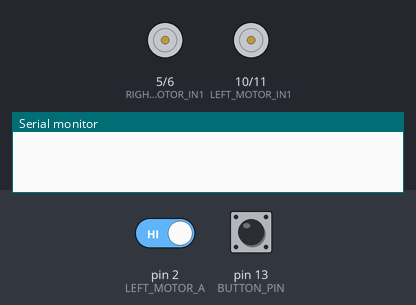
The sketch below on a simulated Arduino Mega 2560, built with avr-gcc and run on an emulated ATmega2560. On the bench: motor-driver pin pairs drawn as motors (green arrow = first pin HIGH = forward, orange = second pin HIGH = backward, longer = more drive, scaled by the enable pin), the last lines printed to the serial monitor. The inputs (shaded band) are chosen by the test bench; at power-on: pin 13 (BUTTON_PIN) HIGH, pin 2 (LEFT_MOTOR_A) HIGH.

Above: at 1.2 s.
1.3 s: pin 13 (BUTTON_PIN) pulled LOW for 0.15 s
At 2.7 s:
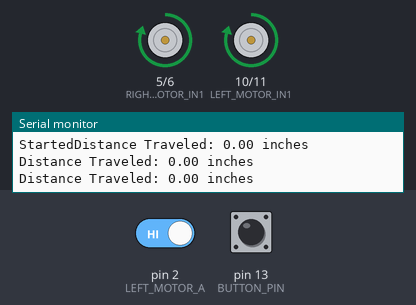
3.0 s: pin 13 (BUTTON_PIN) pulled LOW for 1 s
5.5 s: pin 13 (BUTTON_PIN) pulsed LOW 5 times (0.12 s each, 0.3 s apart)
8.5 s: pin 2 (LEFT_MOTOR_A) driven LOW and pin 13 (BUTTON_PIN) driven LOW
Timing chart, 0 to 11.5 s (numbered marks = the images above; inputs shaded):
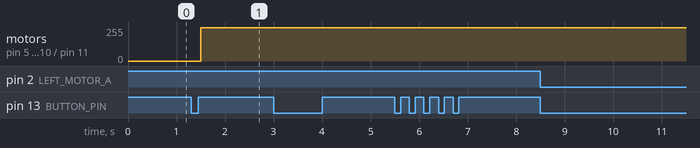

The sketch:

ev.ino
```cpp
// Define motor control pins
#define LEFT_MOTOR_IN1 10
#define LEFT_MOTOR_IN2 11
#define LEFT_MOTOR_ENABLE 12

#define LEFT_MOTOR_A 2
#define LEFT_MOTOR_B 3

#define RIGHT_MOTOR_IN1 5
#define RIGHT_MOTOR_IN2 6
#define RIGHT_MOTOR_ENABLE 7

#define RIGHT_MOTOR_A 8
#define RIGHT_MOTOR_B 9

#define BUTTON_PIN 13

bool motorRunning = false; // Motor state
volatile long pulseCount = 0;  // Count encoder pulses
#define PULSES_PER_REV 600  // Number of pulses per wheel revolution
#define WHEEL_DIAMETER_INCHES 1.0  // Wheel diameter in inches

void  countPulses() {
    pulseCount++;
}
void distanceCalculate() {
    // Calculate distance traveled
    float wheelCircumference = WHEEL_DIAMETER_INCHES * 3.14159;  // π * diameter
    float distanceTraveled = (pulseCount / (float)PULSES_PER_REV) * wheelCircumference;
    Serial.print("Distance Traveled: ");
    Serial.print(distanceTraveled);
    Serial.println(" inches");

    delay(500);  // Update every 500ms
}

void setup() {
    pinMode(LEFT_MOTOR_IN1, OUTPUT);
    pinMode(LEFT_MOTOR_IN2, OUTPUT);
    pinMode(LEFT_MOTOR_ENABLE, OUTPUT);

    pinMode(LEFT_MOTOR_A, INPUT_PULLUP);
    pinMode(LEFT_MOTOR_B, INPUT_PULLUP);

    pinMode(RIGHT_MOTOR_IN1, OUTPUT);
    pinMode(RIGHT_MOTOR_IN2, OUTPUT);
    pinMode(RIGHT_MOTOR_ENABLE, OUTPUT);

    pinMode(RIGHT_MOTOR_A, INPUT_PULLUP);
    pinMode(RIGHT_MOTOR_B, INPUT_PULLUP);

    pinMode(BUTTON_PIN, INPUT_PULLUP); // Use internal pull-up resistor

    attachInterrupt(digitalPinToInterrupt(LEFT_MOTOR_A), countPulses, RISING);
    Serial.begin(9600);
}


void loop() {
    if (digitalRead(BUTTON_PIN) == LOW) { // Button pressed
        delay(200);
        Serial.print("Started");
        digitalWrite(LEFT_MOTOR_IN1, HIGH);
        digitalWrite(LEFT_MOTOR_IN2, LOW);
        digitalWrite(RIGHT_MOTOR_IN1, HIGH);
        digitalWrite(RIGHT_MOTOR_IN2, LOW);
        analogWrite(LEFT_MOTOR_ENABLE, 250);
        analogWrite(RIGHT_MOTOR_ENABLE, 250);
        while (digitalRead(BUTTON_PIN) == HIGH) {
          distanceCalculate();
        }
    }

}
```

Drive.h
```cpp
#ifndef DRIVE_H
#define DRIVE_H
#include <Arduino.h>

struct MotorPins {
    int forwardPin;
    int backwardPin;
    int pwmPin;
};
struct SensorPins {
    int trigPin;
    int echoPin;
};

class Drive {
public:
    Drive(const SensorPins& frontSensorPins,
    const SensorPins& rearSensorPins,
    const SensorPins& rightSensorPins,
    const SensorPins& leftSensorPins,
    const MotorPins& leftMotor,
    const MotorPins& rightMotor);

    void begin();
    void stop();

    void driveForward(float speed);
    void turnRight(float speed);
    void turnLeft(float speed);

    float distance;
    float getDistance(SensorPins sensorLocation);

private:

    SensorPins frontSensorPins;
    SensorPins rearSensorPins;
    SensorPins rightSensorPins;
    SensorPins leftSensorPins;

    MotorPins leftMotor;
    MotorPins rightMotor;
};
#endif
```

Mecanum.h
```cpp
#ifndef MECANUM_H
#define MECANUM_H

#include <Arduino.h>

struct MotorPins {
    int forwardPin;
    int backwardPin;
};
struct SensorPins {
    int trigPin;
    int echoPin;
};

class Mecanum {
public:
    // Constructor
    Mecanum(const SensorPins& frontSensorPins,
    const SensorPins& rearSensorPins,
    const SensorPins& rightSensorPins,
    const SensorPins& leftSensorPins,
    const MotorPins& frontLeft,
    const MotorPins& frontRight,
    const MotorPins& rearLeft,
    const MotorPins& rearRight);

    // Initialization
    void begin();

    // Movement functions (maybe)
    //void drive(float x, float y, float rotation); // x: strafing, y: forward/backward, rotation: turning
    void driveForward(float speed);
    void driveBackward(float speed);
    void driveLeft(float speed);
    void driveRight(float speed);


    // Stops all motors
    void stop();

    float distance;

    // Helper to constrain motor speed
    //float constrainSpeed(float speed);
    float getDistance(SensorPins sensorLocation);

private:
    // Private helper functions
    //void setMotorSpeed(const MotorPins& motor, float speed);
    // Sensor pins
    SensorPins frontSensorPins;
    SensorPins rearSensorPins;
    SensorPins rightSensorPins;
    SensorPins leftSensorPins;
    // Motor pins
    MotorPins frontLeftMotor;
    MotorPins frontRightMotor;
    MotorPins rearLeftMotor;
    MotorPins rearRightMotor;

};

#endif
```

Drive.cpp
```cpp
#include <Drive.h>

// Constructor: Initializes the Drive object with sensor and motor pin configurations
Drive::Drive(const SensorPins& frontSensorPins,
    const SensorPins& rearSensorPins,
    const SensorPins& rightSensorPins,
    const SensorPins& leftSensorPins,
    const MotorPins& leftMotor,
    const MotorPins& rightMotor)
        : frontSensorPins(frontSensorPins),
        rearSensorPins(rearSensorPins),
        rightSensorPins(rightSensorPins),
        leftSensorPins(leftSensorPins),
        leftMotor(leftMotor),
        rightMotor(rightMotor) {}

// Sets pin modes for all sensors and motors
void Drive::begin() {
    pinMode(frontSensorPins.trigPin, OUTPUT); // Sets the trigPin as an Output
    pinMode(frontSensorPins.echoPin, INPUT); // Sets the echoPin as an Input

    pinMode(rearSensorPins.trigPin, OUTPUT); // Sets the trigPin as an Output
    pinMode(rearSensorPins.echoPin, INPUT); // Sets the echoPin as an Input

    pinMode(rightSensorPins.trigPin, OUTPUT); // Sets the trigPin as an Output
    pinMode(rightSensorPins.echoPin, INPUT); // Sets the echoPin as an Input

    pinMode(leftSensorPins.trigPin, OUTPUT); // Sets the trigPin as an Output
    pinMode(leftSensorPins.echoPin, INPUT); // Sets the echoPin as an Input

    pinMode(leftMotor.forwardPin, OUTPUT);
    pinMode(leftMotor.backwardPin, OUTPUT);
    pinMode(leftMotor.pwmPin, OUTPUT);

    pinMode(rightMotor.forwardPin, OUTPUT);
    pinMode(rightMotor.backwardPin, OUTPUT);
    pinMode(rightMotor.pwmPin, OUTPUT);
}

// Stops both motors immediately by writing zero PWM to all control pins
void Drive::stop() {
    analogWrite(leftMotor.forwardPin, 0);
    analogWrite(leftMotor.backwardPin, 0);
    analogWrite(leftMotor.pwmPin, 0);

    analogWrite(rightMotor.forwardPin, 0);
    analogWrite(rightMotor.backwardPin, 0);
    analogWrite(rightMotor.pwmPin, 0);
}

// Drives the robot forward at a given speed until an obstacle is within 6 cm distance
void Drive::driveForward(float speed) {
    int counter = 0;
    analogWrite(leftMotor.forwardPin, speed);
    analogWrite(rightMotor.forwardPin, speed);
    Serial.print("Driving forward");
    // Continuously check front sensor distance
    while(true) {
        float dist = Drive::getDistance(frontSensorPins);
        Serial.print(dist);
        if (dist <= 6) {
            counter++;
            if (counter >= 5) {
                Drive::stop();
                break;
            }
        }
    }
}

// Turns the robot right by running only the left motor forward for a set time
void Drive::turnRight(float speed) {
    analogWrite(leftMotor.forwardPin, speed);
    analogWrite(rightMotor.forwardPin, 0);
    delay(5000);
    analogWrite(leftMotor.forwardPin, 0);
}

// Turns the robot left by running only the right motor forward for a set time
void Drive::turnLeft(float speed) {
    analogWrite(rightMotor.forwardPin, speed);
    analogWrite(leftMotor.forwardPin, 0);
    delay(5000);
    analogWrite(rightMotor.forwardPin, 0);

}

// Measures and returns the distance from a specific ultrasonic sensor
float Drive::getDistance(SensorPins sensorLocation) {
// Send a 10-microsecond pulse to the trigger pin
  digitalWrite(sensorLocation.trigPin, LOW);
  delayMicroseconds(2);
  digitalWrite(sensorLocation.trigPin, HIGH);
  delayMicroseconds(10);
  digitalWrite(sensorLocation.trigPin, LOW);

  // Measure the duration of the echo pulse
  long duration = pulseIn(sensorLocation.echoPin, HIGH);

  // Convert the duration to distance (cm)
  distance = duration * 0.034 / 2;
  //Serial.println(distance);
  return distance;

}
```

Mecanum.cpp
```cpp
#include <Mecanum.h>

Mecanum::Mecanum(const SensorPins& frontSensorPins,
const SensorPins& rearSensorPins,
const SensorPins& rightSensorPins,
const SensorPins& leftSensorPins,
const MotorPins& frontLeft,
const MotorPins& frontRight,
const MotorPins& rearLeft,
const MotorPins& rearRight)
    : frontSensorPins(frontSensorPins),
    rearSensorPins(rearSensorPins),
    rightSensorPins(rightSensorPins),
    leftSensorPins(leftSensorPins),
    frontLeftMotor(frontLeft),
    frontRightMotor(frontRight),
    rearLeftMotor(rearLeft),
    rearRightMotor(rearRight) {}
//Begin method
void Mecanum::begin() {
    pinMode(frontLeftMotor.forwardPin,OUTPUT);
    pinMode(frontLeftMotor.backwardPin,OUTPUT);

    pinMode(frontRightMotor.forwardPin,OUTPUT);
    pinMode(frontRightMotor.backwardPin,OUTPUT);

    pinMode(rearLeftMotor.forwardPin,OUTPUT);
    pinMode(rearLeftMotor.backwardPin,OUTPUT);

    pinMode(rearRightMotor.forwardPin,OUTPUT);
    pinMode(rearRightMotor.backwardPin,OUTPUT);

    pinMode(frontSensorPins.trigPin, OUTPUT); // Sets the trigPin as an Output
    pinMode(frontSensorPins.echoPin, INPUT); // Sets the echoPin as an Input

    pinMode(rearSensorPins.trigPin, OUTPUT); // Sets the trigPin as an Output
    pinMode(rearSensorPins.echoPin, INPUT); // Sets the echoPin as an Input

    pinMode(rightSensorPins.trigPin, OUTPUT); // Sets the trigPin as an Output
    pinMode(rightSensorPins.echoPin, INPUT); // Sets the echoPin as an Input

    pinMode(leftSensorPins.trigPin, OUTPUT); // Sets the trigPin as an Output
    pinMode(leftSensorPins.echoPin, INPUT); // Sets the echoPin as an Input
}
// Drive method based on coordinates x and y
/*void Mecanum::drive(float x, float y, float rotation) {
    // Calculate motor speeds based on x, y, and rotation
    float frontLeftSpeed = y + x + rotation;
    float frontRightSpeed = y - x - rotation;
    float rearLeftSpeed = y - x + rotation;
    float rearRightSpeed = y + x - rotation;

    // Constrain speeds to valid range
    frontLeftSpeed = constrainSpeed(frontLeftSpeed);
    frontRightSpeed = constrainSpeed(frontRightSpeed);
    rearLeftSpeed = constrainSpeed(rearLeftSpeed);
    rearRightSpeed = constrainSpeed(rearRightSpeed);

    // Set motor speeds
    setMotorSpeed(frontLeftMotor, frontLeftSpeed);
    setMotorSpeed(frontRightMotor, frontRightSpeed);
    setMotorSpeed(rearLeftMotor, rearLeftSpeed);
    setMotorSpeed(rearRightMotor, rearRightSpeed);
}*/

// Drive in each direction
void Mecanum::driveForward(float speed) {
    int counter = 0;

    analogWrite(frontLeftMotor.forwardPin,speed);
    analogWrite(frontRightMotor.forwardPin,speed);
    analogWrite(rearLeftMotor.forwardPin,speed);
    analogWrite(rearRightMotor.forwardPin,speed);
    Serial.println("Driving forward");
    Serial.println("Motor speeds:");
    Serial.println(speed);
    while (true) {
        float dist = Mecanum::getDistance(frontSensorPins);
        if (dist <= 6) {
            counter++;
            if (counter >= 5) {
                Mecanum::stop();
                break;
            }
        }
    }
}
void Mecanum::driveBackward(float speed) {
    int counter = 0;

    analogWrite(frontLeftMotor.backwardPin,speed);
    analogWrite(frontRightMotor.backwardPin,speed);
    analogWrite(rearLeftMotor.backwardPin,speed);
    analogWrite(rearRightMotor.backwardPin,speed);
    Serial.println("Driving backward");
    while (true) {
        float dist = Mecanum::getDistance(rearSensorPins);
        if (dist <= 6) {
            counter++;
            if (counter >= 5) {
                Mecanum::stop();
                break;
            }
        }
    }
}
void Mecanum::driveLeft(float speed) {
    int counter = 0;

    analogWrite(frontLeftMotor.backwardPin,speed);
    analogWrite(frontRightMotor.forwardPin,speed);
    analogWrite(rearLeftMotor.forwardPin,speed);
    analogWrite(rearRightMotor.backwardPin,speed);
    Serial.println("Driving left");

    while (true) {
        float dist = Mecanum::getDistance(leftSensorPins);
        if (dist <= 6) {
            counter++;
            if (counter >= 5) {
                Mecanum::stop();
                break;
            }
        }
    }
}
void Mecanum::driveRight(float speed) {
    int counter = 0;

    analogWrite(frontLeftMotor.forwardPin,speed);
    analogWrite(frontRightMotor.backwardPin,speed);
    analogWrite(rearLeftMotor.backwardPin,speed);
    analogWrite(rearRightMotor.forwardPin,speed);
    Serial.println("Driving right");
    while (true) {
        float dist = Mecanum::getDistance(rightSensorPins);
        if (dist <= 6) {
            counter++;
            if (counter >= 5) {
                Mecanum::stop();
                break;
            }
        }
    }
}

//Set all motor speed to 0 and distance far
void Mecanum::stop() {
    analogWrite(frontLeftMotor.forwardPin,0);
    analogWrite(frontRightMotor.forwardPin,0);
    analogWrite(rearLeftMotor.forwardPin,0);
    analogWrite(rearRightMotor.forwardPin,0);
    //distance = 100;
    //Serial.println("Motors stopped");
}

// Function to get distance from ultrasonic sensor
float Mecanum::getDistance(SensorPins sensorLocation) {
  // Send a 10-microsecond pulse to the trigger pin
  digitalWrite(sensorLocation.trigPin, LOW);
  delayMicroseconds(2);
  digitalWrite(sensorLocation.trigPin, HIGH);
  delayMicroseconds(10);
  digitalWrite(sensorLocation.trigPin, LOW);

  // Measure the duration of the echo pulse
  long duration = pulseIn(sensorLocation.echoPin, HIGH);

  // Convert the duration to distance (cm)
  distance = duration * 0.034 / 2;
  //Serial.println(distance);
  return distance;
}
```

main.cpp
```cpp
#include <Arduino.h>
#include <Drive.h>
//Define pins
#define BUTTON_PIN 13
SensorPins frontSensorPins = {52,53};
SensorPins rearSensorPins = {48,49};
SensorPins rightSensorPins = {50,51};
SensorPins leftSensorPins = {46,47};
MotorPins leftMotor = {6,5,7};
MotorPins rightMotor = {10,9,11};

//Drivetrain object
Drive drivetrain(frontSensorPins,
    rearSensorPins,
    rightSensorPins,
    leftSensorPins,
    leftMotor,
    rightMotor
    );

//Initialization
void setup() {
    pinMode(BUTTON_PIN, INPUT_PULLUP);
    drivetrain.begin();
    Serial.begin(9600);
}

//Main loops
void loop() {
    //Start driving when the button is pressed
    if (digitalRead(BUTTON_PIN) == LOW) {
        delay(500);
        Serial.println("Button pressed");
        drivetrain.driveForward(250);
        drivetrain.turnLeft(250);
        drivetrain.turnRight(250);

    }
}
```

motorTest.cpp
```cpp
#include <Arduino.h>

const int forwardBackLeftPin = 9;
const int backwardBackLeftPin = 8;
const int forwardBackRightPin = 12;
const int backwardBackRightPin = 13;

const int trigPin = 7;
const int echoPin = 6;


const int delayTime = 2000;

void setup() {
  // put your setup code here, to run once:
  pinMode(forwardBackLeftPin,OUTPUT); // Set backleft motor FORWARD pin
  pinMode(backwardBackLeftPin,OUTPUT); // Set backleft motor BACKWARD pin
  pinMode(forwardBackRightPin,OUTPUT); // Set backright motor FORWARD pin
  pinMode(backwardBackRightPin,OUTPUT); // Set backright motor BACKWARD pin
  pinMode(trigPin, OUTPUT); // Sets the trigPin as an Output
  pinMode(echoPin, INPUT); // Sets the echoPin as an Input
  Serial.begin(9600); // Starts the serial communication

}

void loop() {
  // put your main code here, to run repeatedly:
  digitalWrite(forwardBackLeftPin,LOW);
  digitalWrite(backwardBackLeftPin,LOW);
  digitalWrite(forwardBackRightPin,LOW);
  digitalWrite(backwardBackRightPin,LOW);
  delay(delayTime);

  digitalWrite(forwardBackLeftPin,HIGH);
  digitalWrite(backwardBackLeftPin,LOW);
  digitalWrite(forwardBackRightPin,HIGH);
  digitalWrite(backwardBackRightPin,LOW);
  delay(delayTime);

  digitalWrite(forwardBackLeftPin,LOW);
  digitalWrite(backwardBackLeftPin,LOW);
  digitalWrite(forwardBackRightPin,LOW);
  digitalWrite(backwardBackRightPin,LOW);
  delay(delayTime);

  digitalWrite(forwardBackLeftPin,LOW);
  digitalWrite(backwardBackLeftPin,HIGH);
  digitalWrite(forwardBackRightPin,LOW);
  digitalWrite(backwardBackRightPin,HIGH);
  delay(delayTime);

}

// put function definitions here:
```

main.cpp
```cpp
#include <Arduino.h>
const int frontLeftPos = 4;
const int frontLeftNeg=5;
const int frontRightPos=2;
const int frontRightNeg=3;
const int rearLeftPos=8;
const int rearLeftNeg=9;
const int rearRightPos=7;
const int rearRightNeg=6;

const int buttonPin = 31;
int buttonState = 0;
const int delayTime = 2000;

void setup() {
  // put your setup code here, to run once:
  pinMode(frontLeftPos,OUTPUT);
  pinMode(frontLeftNeg,OUTPUT);
  pinMode(frontRightPos,OUTPUT);
  pinMode(frontRightNeg,OUTPUT);
  pinMode(rearRightPos,OUTPUT);
  pinMode(rearRightNeg,OUTPUT);
  pinMode(rearLeftPos,OUTPUT);
  pinMode(rearLeftNeg,OUTPUT);
  pinMode(buttonPin,INPUT);
  Serial.begin(9600); // Starts the serial communication

  /*while (buttonState==LOW) {
    buttonState = digitalRead(buttonPin);
    if (buttonState == HIGH) {
      Serial.print("Button pressed");
      break;
    }
    //Serial.print(digitalRead(buttonPin));
  }*/
}

void loop() {
  digitalWrite(frontLeftPos,HIGH);
  digitalWrite(frontRightPos,HIGH);
  digitalWrite(rearRightPos,HIGH);
  digitalWrite(rearLeftPos,HIGH);
}
```

Source omitted: sensorTest.cpp (1862 bytes)

Measured:
- after the input at 1.3 s, motor on pin 5 (RIGHT_MOTOR_IN1) / pin 6 (RIGHT_MOTOR_IN2), motor on pin 10 (LEFT_MOTOR_IN1) / pin 11 (LEFT_MOTOR_IN2): stopped → forward 250/255 after 0.20 s
